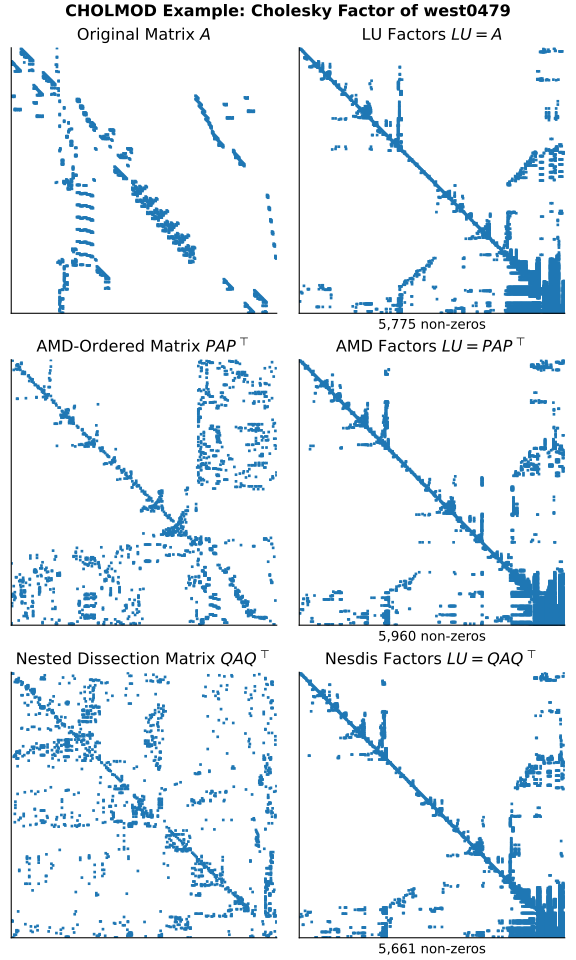

Source code (Python):
# Part of the scikit-sparse project.
# Copyright (C) 2025 Bernard Roesler. All rights reserved.
# See pyproject.toml for full author list and LICENSE.txt for license details.
# SPDX-License-Identifier: BSD-2-Clause
#
# =============================================================================
#     File: nesdis_example.py
#  Created: 2025-08-22 11:04
# =============================================================================

"""An example of using CHOLMOD to compute the Cholesky factorization of a
sparse matrix with various orderings.
"""

from pathlib import Path

import matplotlib.pyplot as plt
from scipy.io import mmread
from scipy.sparse.linalg import splu

from sksparse.amd import amd
from sksparse.cholmod import nesdis

# Load the west0479 matrix (downloaded from the SuiteSparse Matrix Collection:
# <https://sparse.tamu.edu/HB/west0479>)
filepath = Path("data") / "west0479.mtx"
A = mmread(filepath, spmatrix=False).tocsc()  # read the matrix

# Compute the AMD permutation
p = amd(A)
PAPT = A[p][:, p]

# Compute the nested dissection A.T @ A permutation
q = nesdis(A)
QAQT = A[q][:, q]

# Compute the LU decompositions
lu = splu(A)
lup = splu(PAPT)
luq = splu(QAQT)

LU = lu.L + lu.U
LUp = lup.L + lup.U
LUq = luq.L + luq.U

# Plot the original and permuted matrices
plt.rcParams.update({"font.size": 10})

fig, axs = plt.subplots(num=1, nrows=3, ncols=2, clear=True)
fig.set_size_inches((6, 10), forward=True)
fig.set_constrained_layout(True)
fig.suptitle("CHOLMOD Example: Cholesky Factor of west0479")

ax = axs[0, 0]
ax.spy(A, markersize=1)
ax.set_title(r"Original Matrix $A$")

ax = axs[1, 0]
ax.spy(PAPT, markersize=1)
ax.set_title(r"AMD-Ordered Matrix $PAP^{\top}$")

ax = axs[0, 1]
ax.spy(LU, markersize=1)
ax.set_title(r"LU Factors $LU = A$")
ax.set_xlabel(f"{LU.nnz:,} non-zeros")

ax = axs[1, 1]
ax.spy(LUp, markersize=1)
ax.set_title(r"AMD Factors $LU = PAP^{\top}$")
ax.set_xlabel(f"{LUp.nnz:,} non-zeros")

ax = axs[2, 0]
ax.spy(QAQT, markersize=1)
ax.set_title(r"Nested Dissection Matrix $QAQ^{\top}$")

ax = axs[2, 1]
ax.spy(LUq, markersize=1)
ax.set_title(r"Nesdis Factors $LU = QAQ^{\top}$")
ax.set_xlabel(f"{LUq.nnz:,} non-zeros")

for ax in axs.flat:
    ax.set_aspect("equal")
    ax.set_xticks([])
    ax.set_yticks([])

plt.show()
fig.savefig("nesdis_example.svg")
